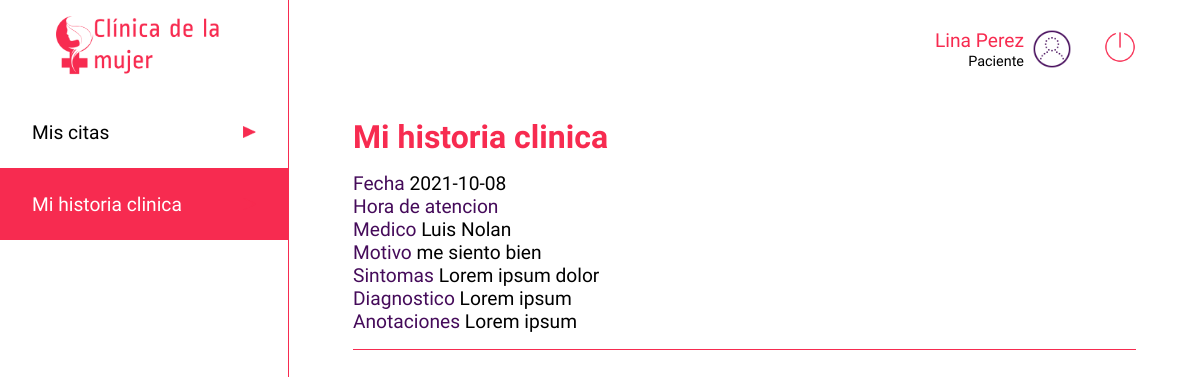
/mi-historia-clinica (signed in), run on the app's committed database.
### app.py (models this page shows, shortened)
class users(db.Model):
    __tablename__ = 'users'
    cedula = db.Column(db.Integer, primary_key=True)
    nombre=db.Column(db.String)
    apellido=db.Column(db.String)
    nacimiento=db.Column(db.String)
    eps=db.Column(db.String)
    email=db.Column(db.String, unique=True)
    telefono=db.Column(db.Integer)
    dir=db.Column(db.String)
    ciudad=db.Column(db.String)
    password=db.Column(db.String)
    rol =db.Column(db.String)
    especialidad = db.Column(db.String)
    estado = db.Column(db.Boolean)

class citas(db.Model):
    __tablename__ = 'citas'
    cita_id=db.Column(db.Integer, primary_key=True)
    medico_id = db.Column(db.Integer, nullable=False)
    paciente_id = db.Column(db.Integer, nullable=False)
    fecha = db.Column(db.String)
    motivo = db.Column(db.String(500))
    estado = db.Column(db.Boolean)
    hora_atencion = db.Column(db.String)
    sintomas = db.Column(db.String)
    diagnostico = db.Column(db.String)
    anotaciones = db.Column(db.String)
    calificacion = db.Column(db.Integer)
    calificacion_obs = db.Column(db.String)

### app.py (the view)
@app.route('/mi-historia-clinica', methods=['GET'])
def historia_paciente():
    if 'usuarioIngresado' in session:
        paciente = users.query.filter_by(cedula=int(session['usuarioIngresado']))
        usuario = users.query.filter_by(cedula=int(session['usuarioIngresado'])).first()
        medicos = users.query.filter_by(rol='medico')
        citass = citas.query.filter_by(paciente_id=int(session['usuarioIngresado'])).all()
        return render('pac-historia.html', data=paciente, row=usuario, listamedicos=medicos,  cita=citass)
    else:
        return render('acceso-denegado.html')

### templates/pac-historia.html (shortened to what this page needs)
<!DOCTYPE html>
<html lang="es">
<head>
    <link rel="stylesheet" type="text/css" href="{{ url_for('static', filename='css/style.css')}}">
</head>
<body>
    <header class="header">
        <img src="{{ url_for('static', filename='images/iconoclinica.png')}}" class="logo" alt="Clinica de la mujer">
        <nav>
            <ul class="menu">
                <li class="menuitems"><a href="/mis-citas" class="menulink"><span>Mis citas</span><img src="{{ url_for('static', filename='images/triangulo.png')}}" class="flecha" alt=""></a></li>
                <li class="menuitems"><a href="/mi-historia-clinica" class="menuselect"><span>Mi historia clinica</span><img src="{{ url_for('static', filename='images/triangulo.png')}}" class="flecha" alt=""></a></li>
            </ul>
        </nav>
    </header>
    <main class="main">
        <div class="searchuser">
            <div class="perfil">
                <div>
                    <span class="nameuser">{{ row.nombre }} {{ row.apellido }}</span><br>
                    <span class="roluser">Paciente</span>
                </div>
                <img src="{{ url_for('static', filename='images/test_account_100px.png')}}" class="profile" alt="">
                <a href="/logout" type="button" class="btn"><img src="{{ url_for('static', filename='images/off.png')}}" class="logout" alt="Cerrar sesion"></a>
            </div>
        </div>
        <div class="cuerpo">
            <h1 class="titulo"><span style="color:#F72B50">Mi historia clinica</span></h1>
            {% for c in cita %}
                {% if c.estado == 1%}
                    <div class="detallehistoria">
                        <span style="color:#450B5A">Fecha </span><span>{{c.fecha}}</span> <br>
                        <span style="color:#450B5A">Hora de atencion </span> <br>
                        <span style="color:#450B5A">Medico </span>
                        <span>
                            {% for l in listamedicos %}
                            {% if c.medico_id == l.cedula %}
                                <span>{{l.nombre}} {{l.apellido}}</span>
                            {% endif %}
                            {% endfor %}
                        </span> <br>
                        <span style="color:#450B5A">Motivo </span><span>{{c.motivo}}</span> <br>
                        <span style="color:#450B5A">Sintomas </span><span>{{c.sintomas}}</span> <br>
                        <span style="color:#450B5A">Diagnostico </span><span>{{c.diagnostico}}</span> <br>
                        <span style="color:#450B5A">Anotaciones </span><span>{{c.anotaciones}}</span>
                    </div> <br>
                {% endif %}
            {% endfor %}
        </div>
    </main>
</body>
</html>

### static/css/style.css (style rules this page uses)
* { padding: 0; margin: 0; }
body { display: flex; }
.cuerpo { display: flex; flex-direction: row; flex-wrap: wrap; margin-top: 3rem; justify-content:space-between; }
.detallehistoria { font-family: 'Average Sans', sans-serif; font-size: 1.2rem; margin-bottom: 1rem; width: 100%; border-bottom: #F72B50 solid 0.1rem; padding-bottom: 1rem; }
.flecha { width: 0.8rem; height: 0.8rem; }
.perfil { display: inline-flex; align-items: center; text-align: right; margin-left: 2rem; justify-content: flex-end; }
.header { margin:0; display: inline-block; width: 18rem; height: 100vh; justify-content: center; }
.logo { display: block; height: 4rem; margin: auto; padding: 1rem; }
.main { width: calc(100% - 18rem); padding: 1.8rem 4rem; border-left: 0.1rem solid #F72B50; }
.menu { font-family: 'Average Sans', sans-serif; list-style: none; color: black; }
.menulink { display: inline-flex; font-size: 1.2rem; width: 14rem; height: 1.5rem; padding: 1.5rem 2rem; text-decoration: none; color: black; background-color: white; justify-content: space-between; align-items: center; margin: 0; }
.menuselect { display: inline-flex; font-size: 1.2rem; width: 14rem; height: 1.5rem; padding: 1.5rem 2rem; text-decoration: none; color: black; background-color: #F72B50; color: white; justify-content: space-between; align-items: center; margin: 0; }
.nameuser { font-family: 'Ropa Sans', sans-serif; font-size: 1.2rem; color: #F72B50; }
.roluser { font-family: 'Ropa Sans', sans-serif; font-size: 0.9rem; }
.profile { height: 2.5rem; margin-left: 0.5rem; }
.logout { height: 2rem; margin-left: 2rem; }
.searchuser { width: 100%; display: flex; vertical-align: middle; justify-content: flex-end; }
.titulo { font-size: 2rem; width: 100%; font-family: 'Ropa Sans', sans-serif; margin-bottom: 1rem; }

### data on the page
users: nombre "Lina", apellido "Perez"
citas: fecha "2021-10-08", motivo "me siento bien", sintomas "Lorem ipsum dolor", diagnostico "Lorem ipsum", anotaciones "Lorem ipsum"
users: nombre "Luis", apellido "Nolan"
